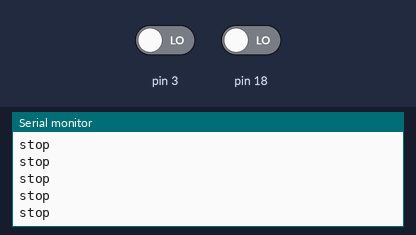
Simulated run of this sketch. Board: Arduino Mega 2560, built with avr-gcc and run on an emulated ATmega2560. On the bench: the last lines printed to the serial monitor. Inputs (shaded band) come from the test bench; at power-on: pin 3 LOW, pin 18 LOW.

Above: at 1.2 s.
1.3 s: pin 3 driven HIGH
At 2.1 s:
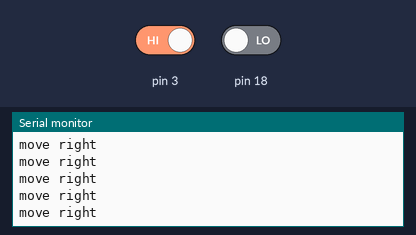
3.2 s: pin 18 driven HIGH
4.7 s: pin 3 driven LOW
7.7 s: pin 3 driven HIGH
10.7 s: pin 18 driven LOW
13.7 s: pin 3 driven LOW
At 14.7 s:
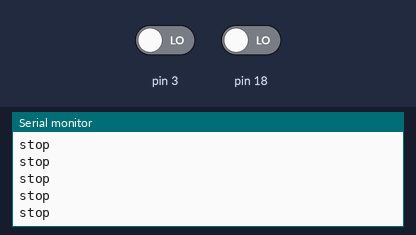

Measured:
- after the input at 1.3 s, the serial monitor: prints a new line after 0.07 s (image 1)
- after the input at 13.7 s, the serial monitor: prints a new line after 0.07 s (image 2)

The sketch:

Balance-Platform-Test.ino
```cpp
#define S1 52
#define S2 4


void setup() {
  Serial.begin(9600);

}

void loop() {
  if (digitalRead(3)) {
    Serial.println("move right");

    analogWrite(S1, HIGH);
    digitalWrite(S2, HIGH);
  }


  if (digitalRead(18)) {
    Serial.println("move left");

    analogWrite(S1, HIGH);
    digitalWrite(S2, LOW);
  }

  if (!digitalRead(3) && !digitalRead(18)) {
    Serial.println("stop");

    analogWrite(S1, LOW);
  }


  //digitalWrite(S1, LOW);
  //digitalWrite(S2, HIGH);

  //delay(1000);

  //digitalWrite(S2, LOW);

  //delay(1000);

}
```
